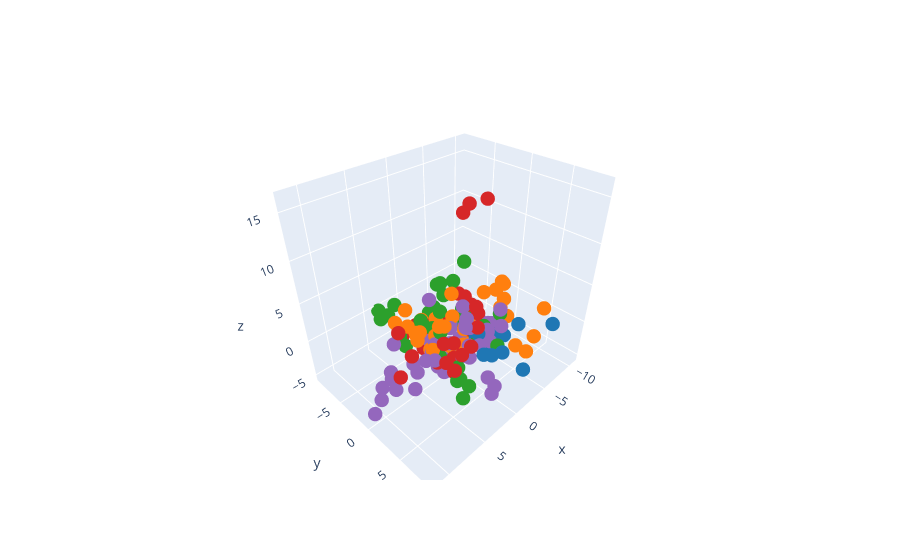

The notebook cell saved with this chart:
### Code cell
import plotly.graph_objects as go
from matplotlib import cm

# get tab10 RGBA colors from matplotlib
tab10 = cm.get_cmap('tab10')
colors = [f'rgba({int(r*255)}, {int(g*255)}, {int(b*255)}, {a})' 
          for r, g, b, a in tab10(np.linspace(0, 1, 10))]

fig = go.Figure(
    data=go.Scatter3d(
        x=clustered[0],
        y=clustered[1],
        z=clustered[2],
        mode='markers',
        marker=dict(
            size=5,
            color=[colors[c] for c in clustered['mouse_cluster']]  # assign tab10 color per cluster
        )))

fig.show()

### Figure 1 — Plotly figure (JSON) as saved in the notebook; plotly's stock layout.template omitted (floating-point values rounded to 4 significant figures; data arrays with more than 128 entries replaced by an {"elided": "..."} marker saying what was removed)
{"data": [{"marker": {"color": {"elided": "175 str values"}, "size": 5}, "mode": "markers", "type": "scatter3d", "x": {"elided": "175 float values"}, "y": {"elided": "175 float values"}, "z": {"elided": "175 float values"}}], "layout": {}}
